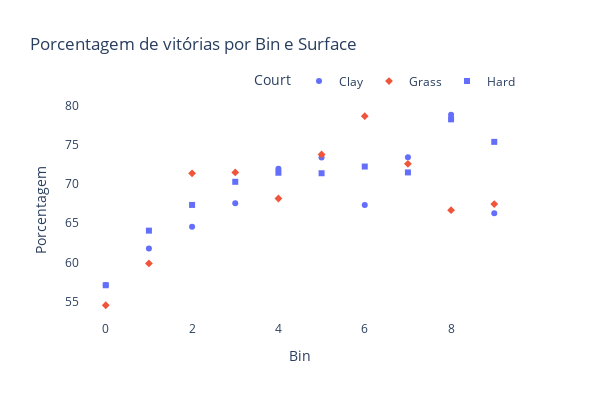

The notebook cell saved with this chart:
### Code cell
# Calculando a porcentagem de vitórias por bin e court
grouped_data = result.groupby(['Surface', 'Bin']).apply(lambda x: (x['Rank_winner'] < x['Rank_loser']).mean() * 100)
grouped_data = grouped_data.reset_index(name='Porcentagem')

# Definindo as cores para cada court
colors = px.colors.qualitative.Plotly[:len(result['Court'].unique())]

# Criando o gráfico de pontos interativo com legenda
fig = px.scatter(grouped_data, x='Bin', y='Porcentagem', color='Surface', symbol='Surface',
                 color_discrete_sequence=colors, title='Porcentagem de vitórias por Bin e Surface')
fig.update_layout(legend_title='Court', legend=dict(orientation='h', yanchor='bottom', y=1.02, xanchor='right', x=1))

fig.update_layout(width=600, height=400, plot_bgcolor='white')


# Exibindo o gráfico
fig.show()

### Figure 1 — Plotly figure (JSON) as saved in the notebook; plotly's stock layout.template omitted (floating-point values rounded to 4 significant figures)
{"data": [{"hovertemplate": "Surface=Clay<br>Bin=%{x}<br>Porcentagem=%{y}<extra></extra>", "legendgroup": "Clay", "marker": {"color": "#636EFA", "symbol": "circle"}, "mode": "markers", "name": "Clay", "orientation": "v", "showlegend": true, "type": "scatter", "x": [0, 1, 2, 3, 4, 5, 6, 7, 8, 9], "xaxis": "x", "y": [57.12, 61.79, 64.56, 67.54, 71.94, 73.38, 67.33, 73.44, 78.85, 66.28], "yaxis": "y"}, {"hovertemplate": "Surface=Grass<br>Bin=%{x}<br>Porcentagem=%{y}<extra></extra>", "legendgroup": "Grass", "marker": {"color": "#EF553B", "symbol": "diamond"}, "mode": "markers", "name": "Grass", "orientation": "v", "showlegend": true, "type": "scatter", "x": [0, 1, 2, 3, 4, 5, 6, 7, 8, 9], "xaxis": "x", "y": [54.53, 59.87, 71.37, 71.48, 68.16, 73.77, 78.67, 72.58, 66.67, 67.44], "yaxis": "y"}, {"hovertemplate": "Surface=Hard<br>Bin=%{x}<br>Porcentagem=%{y}<extra></extra>", "legendgroup": "Hard", "marker": {"color": "#636EFA", "symbol": "square"}, "mode": "markers", "name": "Hard", "orientation": "v", "showlegend": true, "type": "scatter", "x": [0, 1, 2, 3, 4, 5, 6, 7, 8, 9], "xaxis": "x", "y": [57.09, 64.06, 67.34, 70.29, 71.44, 71.38, 72.24, 71.48, 78.26, 75.38], "yaxis": "y"}], "layout": {"height": 400, "legend": {"orientation": "h", "title": {"text": "Court"}, "tracegroupgap": 0, "x": 1, "xanchor": "right", "y": 1.02, "yanchor": "bottom"}, "plot_bgcolor": "white", "title": {"text": "Porcentagem de vitórias por Bin e Surface"}, "width": 600, "xaxis": {"anchor": "y", "domain": [0, 1], "title": {"text": "Bin"}}, "yaxis": {"anchor": "x", "domain": [0, 1], "title": {"text": "Porcentagem"}}}}
